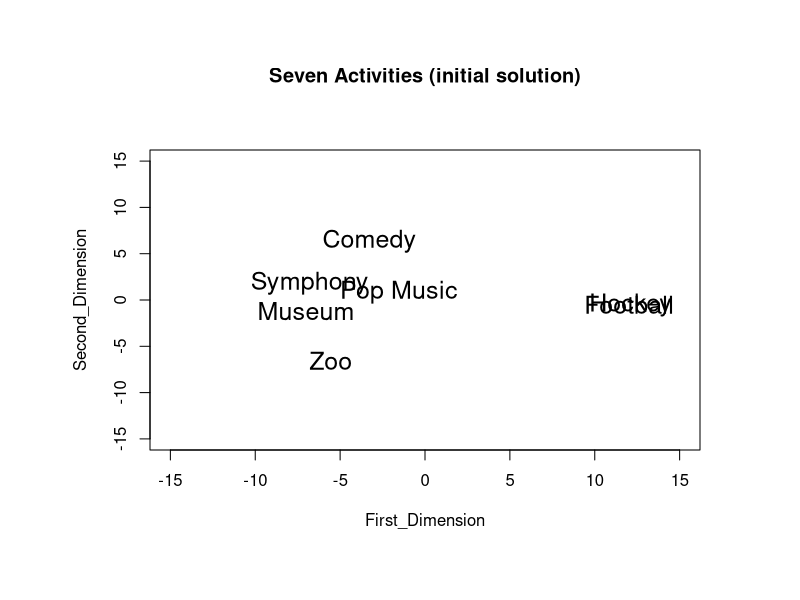
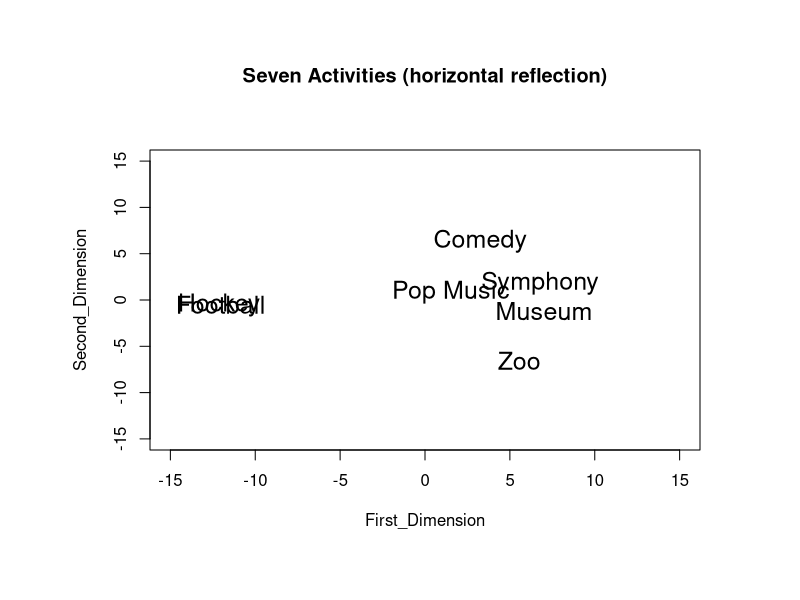
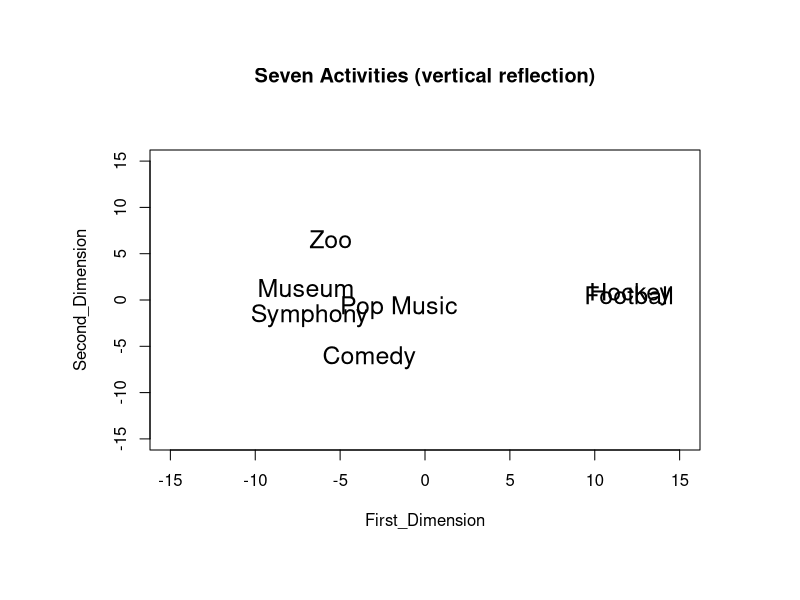
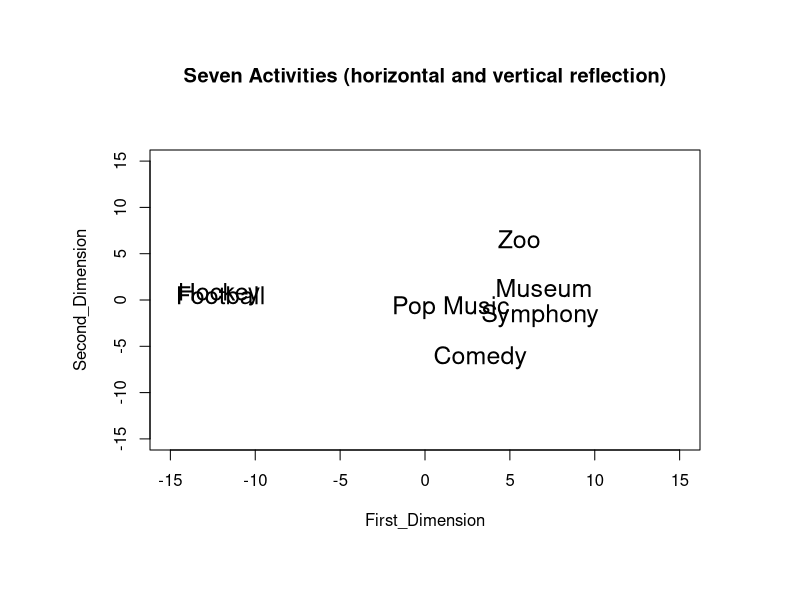
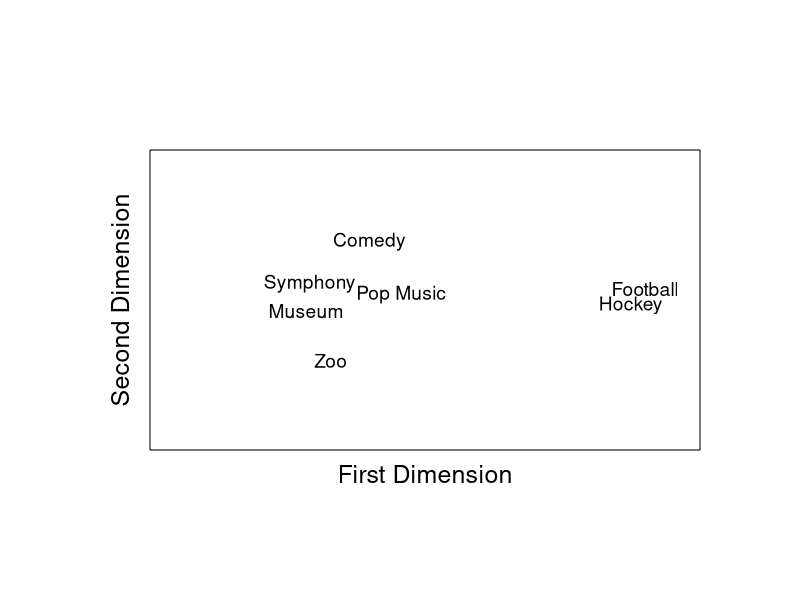

Generate these figures, in order, with R:
# Product Positioning of Entertainment Events and Activities (R)

library(MASS)  # includes functions for multidimensional scaling
library(wordcloud)  # textplot utility to avoid overlapping text  

USE_METRIC_MDS <- FALSE  # metric versus non-metric toggle

# utility function for converting a distance structure 
# to a distance matrix as required for some routines and 
# for printing of the complete matrix for visual inspection.
make.distance.matrix <- function(distance_structure)
    { n <- attr(distance_structure, "Size")
      full <- matrix(0,n,n)
      full[lower.tri(full)] <- distance_structure
      full+t(full)
    }

# enter data into a distance structure as required for various 
# distance-based routines. That is, we enter the upper triangle 
# of the distance matrix as a single vector of distances  
distance_structure <- 
    as.single(c(6,11,5,8,15,14,10,3,2,19,18,9,4,17,16,7,13,12,21,20,1))    
                                 
# provide a character vector of entertainment event or activity names
activity_names <-
  c("Comedy", "Symphony", "Zoo", "Pop Music", "Museum", "Hockey", "Football")

attr(distance_structure, "Size") <- length(activity_names)  # set size attribute 

# check to see that the distance structure has been entered correctly
# by converting the distance structure to a distance matrix 
# using the utility function make.distance.matrix, which we had defined
distance_matrix <- unlist(make.distance.matrix(distance_structure))
cat("\n","Distance Matrix of Seven Activities","\n")
print(distance_matrix)

if (USE_METRIC_MDS)
    {
    # apply the metric multidimensional scaling algorithm and plot the map
    mds_solution <- cmdscale(distance_structure, k=2, eig=T)
    }

# apply the non-metric multidimensional scaling algorithm
# this is more appropriate for rank-order data
# and provides a more satisfactory solution here

if (!USE_METRIC_MDS)
    {
    mds_solution <- isoMDS(distance_matrix, k = 2, trace = FALSE)
    }

pdf(file = "plot_nonmetric_mds_seven_activities.pdf",
    width=8.5, height=8.5) # opens pdf plotting device

# use par(mar = c(bottom, left, top, right)) to set up margins on the plot 
par(mar=c(7.5, 7.5, 7.5, 5))

# original solution
First_Dimension <- mds_solution$points[,1]
Second_Dimension <- mds_solution$points[,2]

# set up the plot but do not plot points... use names for points
plot(First_Dimension, Second_Dimension, type = "n", cex = 1.5, 
    xlim = c(-15, 15), ylim = c(-15, 15))  # first page of pdf plots
# We plot the sport names in the locations where points normally go.
text(First_Dimension, Second_Dimension, labels = activity_names,
    offset = 0.0, cex = 1.5)
title("Seven Activities (initial solution)") 

# reflect the horizontal dimension
# multiply the first dimension by -1 to get reflected image 
First_Dimension <- mds_solution$points[,1] * -1
Second_Dimension <- mds_solution$points[,2]
plot(First_Dimension, Second_Dimension, type = "n", cex = 1.5, 
    xlim = c(-15, 15), ylim = c(-15, 15))  # second page of pdf plots
text(First_Dimension, Second_Dimension, labels = activity_names,
    offset = 0.0, cex = 1.5)
title("Seven Activities (horizontal reflection)") 

# reflect the vertical dimension
# multiply the section dimension by -1 to get reflected image 
First_Dimension <- mds_solution$points[,1] 
Second_Dimension <- mds_solution$points[,2] * -1
plot(First_Dimension, Second_Dimension, type = "n", cex = 1.5, 
    xlim = c(-15, 15), ylim = c(-15, 15))  # third page of pdf plots
text(First_Dimension, Second_Dimension, labels = activity_names,
    offset = 0.0, cex = 1.5)
title("Seven Activities (vertical reflection)") 

# multiply the first and second dimensions by -1 
# for reflection in both horizontal and vertical directions
First_Dimension <- mds_solution$points[,1] * -1
Second_Dimension <- mds_solution$points[,2] * -1
plot(First_Dimension, Second_Dimension, type = "n", cex = 1.5, 
    xlim = c(-15, 15), ylim = c(-15, 15))  # fourth page of pdf plots
text(First_Dimension, Second_Dimension, labels = activity_names,
    offset = 0.0, cex = 1.5)
title("Seven Activities (horizontal and vertical reflection)") 
dev.off()  # closes the pdf plotting device

pdf(file = "plot_pretty_original_mds_seven_activities.pdf",
    width=8.5, height=8.5) # opens pdf plotting device
# use par(mar = c(bottom, left, top, right)) to set up margins on the plot 
par(mar=c(7.5, 7.5, 7.5, 5))

First_Dimension <- mds_solution$points[,1]  # no reflection
Second_Dimension <- mds_solution$points[,2]   # no reflection
# wordcloud utility for plotting with no overlapping text
textplot(x = First_Dimension, 
    y = Second_Dimension,
    words = activity_names, 
    show.lines = FALSE, 
    xlim = c(-15, 15),  # extent of horizontal axis range
    ylim = c(-15, 15),  # extent of vertical axis range
    xaxt = "n",  # suppress tick marks
    yaxt = "n",  # suppress tick marks
    cex = 1.15,  # size of text points
    mgp = c(0.85, 1, 0.85),  # position of axis labels
    cex.lab = 1.5,  # magnification of axis label text
    xlab = "First Dimension",
    ylab = "Second Dimension")
dev.off()  # closes the pdf plotting device
